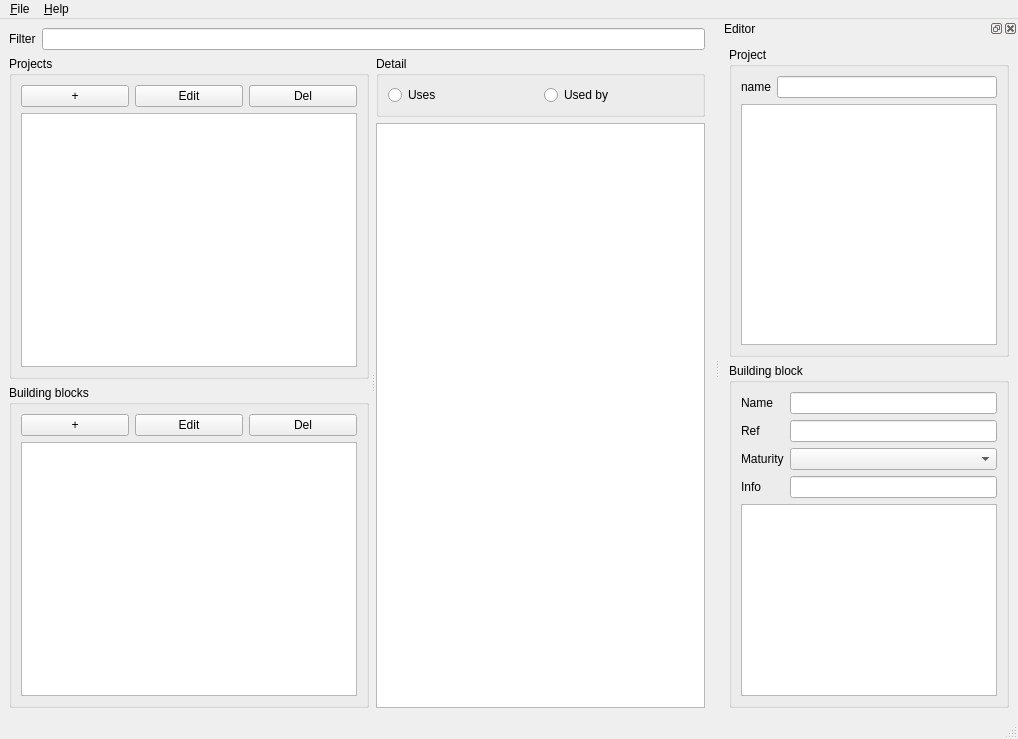
<?xml version="1.0" encoding="UTF-8"?>
<ui version="4.0">
 <class>MainWindow</class>
 <widget class="QMainWindow" name="MainWindow">
  <property name="geometry">
   <rect>
    <x>0</x>
    <y>0</y>
    <width>1018</width>
    <height>739</height>
   </rect>
  </property>
  <property name="windowTitle">
   <string>Building Block Manager</string>
  </property>
  <widget class="QWidget" name="centralwidget">
   <layout class="QVBoxLayout" name="verticalLayout_2">
    <item>
     <layout class="QHBoxLayout" name="topBarLayout">
      <property name="sizeConstraint">
       <enum>QLayout::SetNoConstraint</enum>
      </property>
      <item>
       <widget class="QLabel" name="label">
        <property name="text">
         <string>Filter</string>
        </property>
       </widget>
      </item>
      <item>
       <widget class="QLineEdit" name="editFilter"/>
      </item>
     </layout>
    </item>
    <item>
     <widget class="QSplitter" name="splitter">
      <property name="frameShape">
       <enum>QFrame::NoFrame</enum>
      </property>
      <property name="frameShadow">
       <enum>QFrame::Plain</enum>
      </property>
      <property name="lineWidth">
       <number>0</number>
      </property>
      <property name="orientation">
       <enum>Qt::Horizontal</enum>
      </property>
      <property name="opaqueResize">
       <bool>true</bool>
      </property>
      <property name="handleWidth">
       <number>7</number>
      </property>
      <property name="childrenCollapsible">
       <bool>true</bool>
      </property>
      <widget class="QWidget" name="layoutWidget">
       <layout class="QVBoxLayout" name="leftLayout">
        <property name="sizeConstraint">
         <enum>QLayout::SetMinimumSize</enum>
        </property>
        <item>
         <widget class="QGroupBox" name="projectGroupBox">
          <property name="title">
           <string>Projects</string>
          </property>
          <layout class="QVBoxLayout" name="verticalLayout">
           <item>
            <layout class="QHBoxLayout" name="horizontalLayout_2">
             <item>
              <widget class="QPushButton" name="btnAddProject">
               <property name="text">
                <string>+</string>
               </property>
              </widget>
             </item>
             <item>
              <widget class="QPushButton" name="btnEditProject">
               <property name="text">
                <string>Edit</string>
               </property>
              </widget>
             </item>
             <item>
              <widget class="QPushButton" name="btnDelProject">
               <property name="text">
                <string>Del</string>
               </property>
              </widget>
             </item>
            </layout>
           </item>
           <item>
            <widget class="QListView" name="listProjects"/>
           </item>
          </layout>
         </widget>
        </item>
        <item>
         <widget class="QGroupBox" name="bbGroupBox">
          <property name="title">
           <string>Building blocks</string>
          </property>
          <layout class="QVBoxLayout" name="verticalLayout_4">
           <item>
            <layout class="QHBoxLayout" name="horizontalLayout_3">
             <item>
              <widget class="QPushButton" name="btnAddBb">
               <property name="text">
                <string>+</string>
               </property>
              </widget>
             </item>
             <item>
              <widget class="QPushButton" name="btnEditBb">
               <property name="text">
                <string>Edit</string>
               </property>
              </widget>
             </item>
             <item>
              <widget class="QPushButton" name="btnDelBb">
               <property name="text">
                <string>Del</string>
               </property>
              </widget>
             </item>
            </layout>
           </item>
           <item>
            <widget class="QListView" name="listBuildingBlocks"/>
           </item>
          </layout>
         </widget>
        </item>
       </layout>
      </widget>
      <widget class="QWidget" name="layoutWidget">
       <layout class="QVBoxLayout" name="verticalLayout_9">
        <item>
         <widget class="QGroupBox" name="groupBox_3">
          <property name="title">
           <string>Detail</string>
          </property>
          <layout class="QHBoxLayout" name="horizontalLayout_5">
           <item>
            <widget class="QRadioButton" name="btnUses">
             <property name="text">
              <string>Uses</string>
             </property>
            </widget>
           </item>
           <item>
            <widget class="QRadioButton" name="btnUsedBy">
             <property name="text">
              <string>Used by</string>
             </property>
            </widget>
           </item>
          </layout>
         </widget>
        </item>
        <item>
         <widget class="QTreeView" name="treeDetail"/>
        </item>
       </layout>
      </widget>
     </widget>
    </item>
   </layout>
  </widget>
  <widget class="QStatusBar" name="statusbar"/>
  <widget class="QDockWidget" name="dockEdit">
   <property name="windowTitle">
    <string>Editor</string>
   </property>
   <attribute name="dockWidgetArea">
    <number>2</number>
   </attribute>
   <widget class="QWidget" name="dockWidgetContents">
    <layout class="QVBoxLayout" name="verticalLayout_10">
     <item>
      <widget class="QGroupBox" name="groupProject">
       <property name="title">
        <string>Project</string>
       </property>
       <layout class="QVBoxLayout" name="verticalLayout_5">
        <item>
         <layout class="QFormLayout" name="formLayout_4">
          <item row="0" column="0">
           <widget class="QLabel" name="label_2">
            <property name="text">
             <string>name</string>
            </property>
           </widget>
          </item>
          <item row="0" column="1">
           <widget class="QLineEdit" name="editProjectName"/>
          </item>
         </layout>
        </item>
        <item>
         <widget class="QListView" name="listBbInProject"/>
        </item>
       </layout>
      </widget>
     </item>
     <item>
      <widget class="QGroupBox" name="groupBuildingBlock">
       <property name="title">
        <string>Building block</string>
       </property>
       <layout class="QVBoxLayout" name="verticalLayout_6">
        <item>
         <layout class="QFormLayout" name="formLayout_2">
          <item row="1" column="0">
           <widget class="QLabel" name="label_3">
            <property name="text">
             <string>Name</string>
            </property>
           </widget>
          </item>
          <item row="1" column="1">
           <widget class="QLineEdit" name="editBbName"/>
          </item>
          <item row="2" column="0">
           <widget class="QLabel" name="label_4">
            <property name="text">
             <string>Ref</string>
            </property>
           </widget>
          </item>
          <item row="2" column="1">
           <widget class="QLineEdit" name="editBbRef"/>
          </item>
          <item row="3" column="0">
           <widget class="QLabel" name="label_5">
            <property name="text">
             <string>Maturity</string>
            </property>
           </widget>
          </item>
          <item row="3" column="1">
           <widget class="QComboBox" name="comboBbMaturity"/>
          </item>
          <item row="4" column="0">
           <widget class="QLabel" name="label_6">
            <property name="text">
             <string>Info</string>
            </property>
           </widget>
          </item>
          <item row="4" column="1">
           <widget class="QLineEdit" name="editBbInfo"/>
          </item>
         </layout>
        </item>
        <item>
         <widget class="QListView" name="listBbChildren"/>
        </item>
       </layout>
      </widget>
     </item>
    </layout>
   </widget>
  </widget>
  <widget class="QMenuBar" name="menuBar">
   <property name="geometry">
    <rect>
     <x>0</x>
     <y>0</y>
     <width>1018</width>
     <height>26</height>
    </rect>
   </property>
   <widget class="QMenu" name="menu_File">
    <property name="title">
     <string>&amp;File</string>
    </property>
    <widget class="QMenu" name="menuImport">
     <property name="title">
      <string>Import</string>
     </property>
     <addaction name="actionCSV_file"/>
    </widget>
    <addaction name="action_New"/>
    <addaction name="action_Open"/>
    <addaction name="action_Save"/>
    <addaction name="actionSave_as"/>
    <addaction name="separator"/>
    <addaction name="menuImport"/>
    <addaction name="separator"/>
    <addaction name="actionE_xit"/>
   </widget>
   <widget class="QMenu" name="menu_Help">
    <property name="title">
     <string>&amp;Help</string>
    </property>
    <addaction name="action_About"/>
   </widget>
   <addaction name="menu_File"/>
   <addaction name="menu_Help"/>
  </widget>
  <action name="action_New">
   <property name="text">
    <string>&amp;New</string>
   </property>
  </action>
  <action name="action_Open">
   <property name="text">
    <string>&amp;Open</string>
   </property>
  </action>
  <action name="action_Save">
   <property name="text">
    <string>&amp;Save</string>
   </property>
  </action>
  <action name="actionSave_as">
   <property name="text">
    <string>Save &amp;as...</string>
   </property>
  </action>
  <action name="actionCSV_file">
   <property name="text">
    <string>CSV file...</string>
   </property>
  </action>
  <action name="actionExport">
   <property name="text">
    <string>Export</string>
   </property>
  </action>
  <action name="actionE_xit">
   <property name="text">
    <string>E&amp;xit</string>
   </property>
  </action>
  <action name="action_About">
   <property name="text">
    <string>&amp;About</string>
   </property>
  </action>
 </widget>
 <tabstops>
  <tabstop>editFilter</tabstop>
  <tabstop>btnAddProject</tabstop>
  <tabstop>btnEditProject</tabstop>
  <tabstop>btnDelProject</tabstop>
  <tabstop>listProjects</tabstop>
  <tabstop>btnAddBb</tabstop>
  <tabstop>listBuildingBlocks</tabstop>
  <tabstop>editBbName</tabstop>
  <tabstop>editBbRef</tabstop>
  <tabstop>comboBbMaturity</tabstop>
  <tabstop>editBbInfo</tabstop>
  <tabstop>listBbChildren</tabstop>
  <tabstop>editProjectName</tabstop>
 </tabstops>
 <resources/>
 <connections/>
 <slots>
  <slot>load()</slot>
  <slot>save()</slot>
  <slot>showProjectPage()</slot>
  <slot>showBuildingBlockPage()</slot>
 </slots>
</ui>
